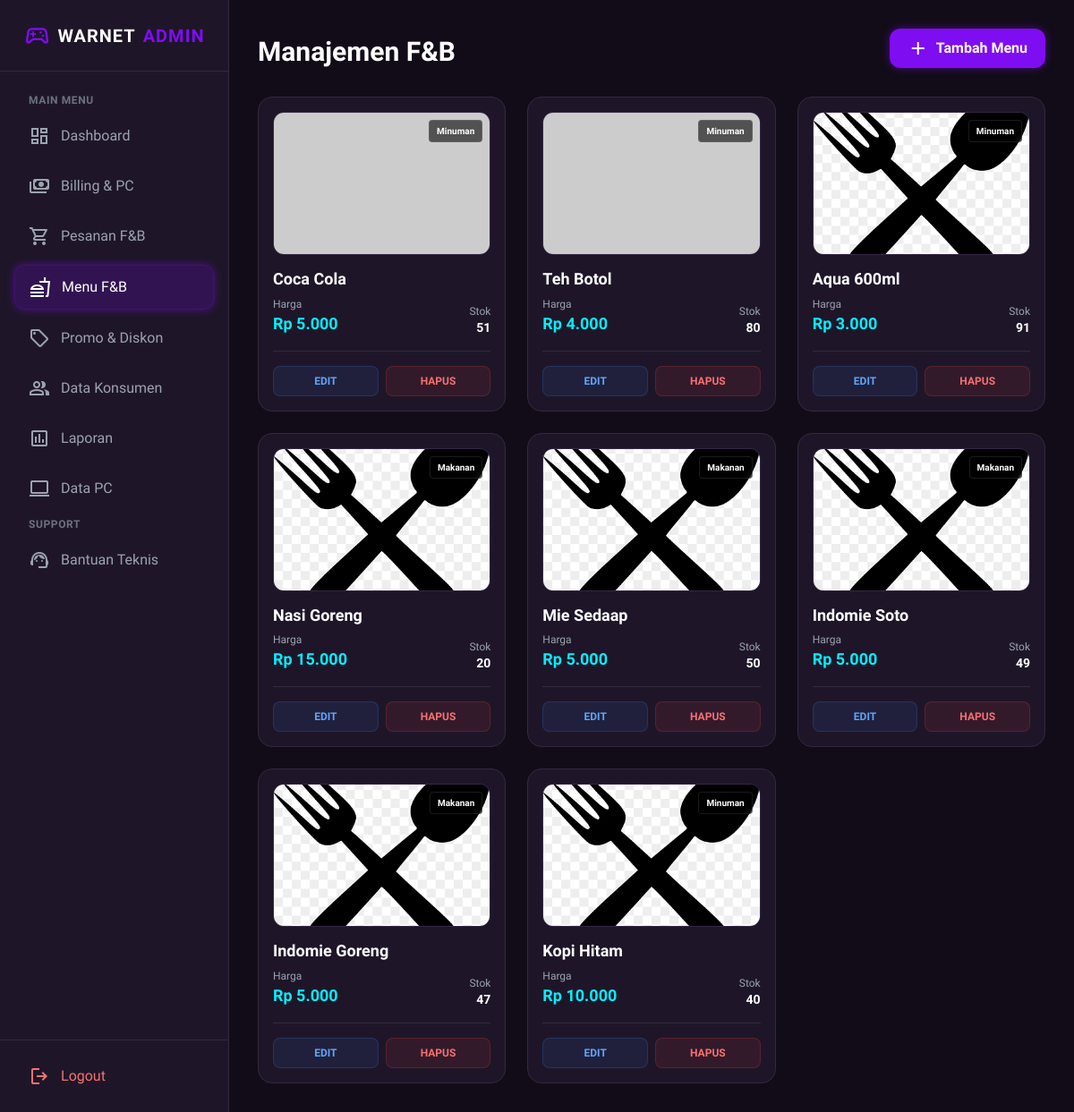
The page /pages/admin/fnb.php (signed in) on the database its author committed.
### tables this page shows
CREATE TABLE `item_fnb` (
  `id_item` int(11) NOT NULL,
  `nama_item` varchar(100) DEFAULT NULL,
  `harga` decimal(10,2) DEFAULT NULL,
  `stok` int(11) DEFAULT NULL,
  `kategori` varchar(50) DEFAULT NULL,
  `gambar` varchar(255) DEFAULT 'default.png'
);

### pages/admin/fnb.php (the view, shortened to what this page needs)
<?php
require_once '../../includes/config.php';
$item_list = $conn->query("SELECT * FROM item_fnb ORDER BY id_item DESC");
?>
<!DOCTYPE html>
<html lang="id" class="dark">
<head>
    <script src="https://cdn.tailwindcss.com"></script>
</head>
<body class="bg-dark-bg text-gray-200 font-sans antialiased h-screen flex overflow-hidden">
    <?php include '../../includes/sidebar_admin.php'; ?>
    <main class="flex-1 flex flex-col h-screen overflow-hidden relative md:ml-64">
        <div class="flex-1 overflow-y-auto p-6 md:p-8 z-10 scroll-smooth">
            <div class="flex justify-between items-end mb-8">
                <h2 class="text-3xl font-bold text-white">Manajemen F&B</h2>
                <button onclick="openModal('add')" class="bg-primary hover:bg-primary/80 text-white px-5 py-2.5 rounded-xl font-bold flex items-center gap-2 transition-all shadow-neon">
                    <span class="material-symbols-outlined">add</span> Tambah Menu
                </button>
            </div>
            <div class="grid grid-cols-1 sm:grid-cols-2 lg:grid-cols-3 xl:grid-cols-4 gap-6">
                <?php while ($i = $item_list->fetch_assoc()): ?>
                    <div class="bg-dark-surface border border-dark-border rounded-2xl p-4 relative group hover:border-primary/50 transition-all flex flex-col h-full">
                        <div class="h-40 w-full bg-dark-bg rounded-xl mb-4 overflow-hidden relative border border-dark-border">
                            <?php
                            $imgSrc = "../../assets/images/fnb/" . $i['gambar'];
                            if (!file_exists($imgSrc)) $imgSrc = "https://via.placeholder.com/300x200?text=No+Image";
                            ?>
                            <img src="<?= $imgSrc; ?>" alt="<?= $i['nama_item']; ?>" class="w-full h-full object-cover group-hover:scale-110 transition-transform duration-500">
                            <span class="absolute top-2 right-2 text-[10px] px-2 py-1 rounded bg-black/60 text-white font-bold backdrop-blur-sm border border-white/10"><?= $i['kategori']; ?></span>
                        </div>
                        <div class="flex-1">
                            <h3 class="text-lg font-bold text-white leading-tight mb-1"><?= $i['nama_item']; ?></h3>
                            <div class="flex justify-between items-end mt-2">
                                <div>
                                    <p class="text-xs text-gray-400">Harga</p>
                                    <p class="text-lg font-bold text-neon-cyan">Rp <?= number_format($i['harga'], 0, ',', '.'); ?></p>
                                </div>
                                <div class="text-right">
                                    <p class="text-xs text-gray-400">Stok</p>
                                    <p class="text-sm font-bold text-white"><?= $i['stok']; ?></p>
                                </div>
                            </div>
                        </div>
                        <div class="flex gap-2 mt-4 pt-4 border-t border-dark-border">
                            <button onclick='openModal("edit", <?= json_encode($i); ?>)' class="flex-1 py-2 rounded-lg bg-blue-500/10 text-blue-400 hover:bg-blue-500 hover:text-white transition-all font-bold text-xs border border-blue-500/20">EDIT</button>
                            <button onclick="hapusItem(<?= $i['id_item']; ?>)" class="flex-1 py-2 rounded-lg bg-red-500/10 text-red-400 hover:bg-red-500 hover:text-white transition-all font-bold text-xs border border-red-500/20">HAPUS</button>
                        </div>
                    </div>
                <?php endwhile; ?>
            </div>
        </div>
    </main>
</body>
</html>

### includes/sidebar_admin.php (shortened to what this page needs)
<?php
$current_page = basename($_SERVER['PHP_SELF']);
function isActive($page_name, $current)
{
    $active_class = "bg-primary/20 text-white shadow-neon rounded-xl border border-primary/20";
    $inactive_class = "text-gray-400 hover:bg-dark-border hover:text-white rounded-xl";
    return ($page_name == $current) ? $active_class : $inactive_class;
}
?>
<aside id="sidebar" class="fixed inset-y-0 left-0 w-64 bg-dark-surface border-r border-dark-border flex flex-col transform -translate-x-full md:translate-x-0 transition-transform duration-300 z-50">
    <div class="h-20 flex items-center justify-center border-b border-dark-border">
        <h1 class="text-xl font-bold tracking-wider text-white flex items-center gap-2">
            <span class="material-symbols-outlined text-primary text-3xl">sports_esports</span>
            WARNET<span class="text-primary">ADMIN</span>
        </h1>
    </div>
    <nav class="flex-1 overflow-y-auto py-6 px-4 space-y-2">
        <p class="px-4 text-xs font-semibold text-gray-500 uppercase tracking-wider mb-2">Main Menu</p>
        <a href="dashboard.php" class="flex items-center px-4 py-3 transition-all group <?= isActive('dashboard.php', $current_page) ?>">
            <span class="material-symbols-outlined mr-3 group-hover:text-primary">dashboard</span> Dashboard
        </a>
        <a href="billing.php" class="flex items-center px-4 py-3 transition-all group <?= isActive('billing.php', $current_page) ?>">
            <span class="material-symbols-outlined mr-3 group-hover:text-primary">payments</span> Billing & PC
        </a>
        <a href="pesanan.php" class="flex items-center px-4 py-3 transition-all group <?= isActive('pesanan.php', $current_page) ?>">
            <span class="material-symbols-outlined mr-3 group-hover:text-primary">shopping_cart</span> Pesanan F&B
        </a>
        <a href="fnb.php" class="flex items-center px-4 py-3 transition-all group <?= isActive('fnb.php', $current_page) ?>">
            <span class="material-symbols-outlined mr-3 group-hover:text-primary">fastfood</span> Menu F&B
        </a>
        <a href="promo.php" class="flex items-center px-4 py-3 transition-all group <?= isActive('promo.php', $current_page) ?>">
            <span class="material-symbols-outlined mr-3 group-hover:text-primary">local_offer</span> Promo & Diskon
        </a>
        <a href="konsumen.php" class="flex items-center px-4 py-3 transition-all group <?= isActive('konsumen.php', $current_page) ?>">
            <span class="material-symbols-outlined mr-3 group-hover:text-primary">group</span> Data Konsumen
        </a>
        <a href="laporan.php" class="flex items-center px-4 py-3 transition-all group <?= isActive('laporan.php', $current_page) ?>">
            <span class="material-symbols-outlined mr-3 group-hover:text-primary">assessment</span> Laporan
        </a>
        <a href="pc.php" class="flex items-center px-4 py-3 transition-all group <?= isActive('pc.php', $current_page) ?>">
            <span class="material-symbols-outlined mr-3 group-hover:text-primary">computer</span> Data PC
        </a>
        <p class="px-4 text-xs font-semibold text-gray-500 uppercase tracking-wider mt-6 mb-2">Support</p>
        <a href="bantuan.php" class="flex items-center px-4 py-3 transition-all group <?= isActive('bantuan.php', $current_page) ?>">
            <span class="material-symbols-outlined mr-3 group-hover:text-primary">support_agent</span> Bantuan Teknis
        </a>
    </nav>
    <div class="p-4 border-t border-dark-border">
        <a href="../../logout.php" class="flex items-center px-4 py-3 text-red-400 hover:bg-red-500/10 hover:text-red-300 rounded-xl transition-all">
            <span class="material-symbols-outlined mr-3">logout</span> Logout
        </a>
    </div>
</aside>

### includes/sidebar_admin.php (style rules this page uses)
main { animation: pageEnter 0.5s cubic-bezier(0.2, 0.8, 0.2, 1) forwards; }

### rows shown on the page
item_fnb: kategori "Minuman", nama_item "Coca Cola", harga "5.000", stok "51"
item_fnb: kategori "Minuman", nama_item "Teh Botol", harga "4.000", stok "80"
item_fnb: gambar (placeholder picture), kategori "Minuman", nama_item "Aqua 600ml", harga "3.000", stok "91"
item_fnb: gambar (placeholder picture), kategori "Makanan", nama_item "Nasi Goreng", harga "15.000", stok "20"
item_fnb: gambar (placeholder picture), kategori "Makanan", nama_item "Mie Sedaap", harga "5.000", stok "50"
item_fnb: gambar (placeholder picture), kategori "Makanan", nama_item "Indomie Soto", harga "5.000", stok "49"
item_fnb: gambar (placeholder picture), kategori "Makanan", nama_item "Indomie Goreng", harga "5.000", stok "47"
item_fnb: gambar (placeholder picture), kategori "Minuman", nama_item "Kopi Hitam", harga "10.000", stok "40"
